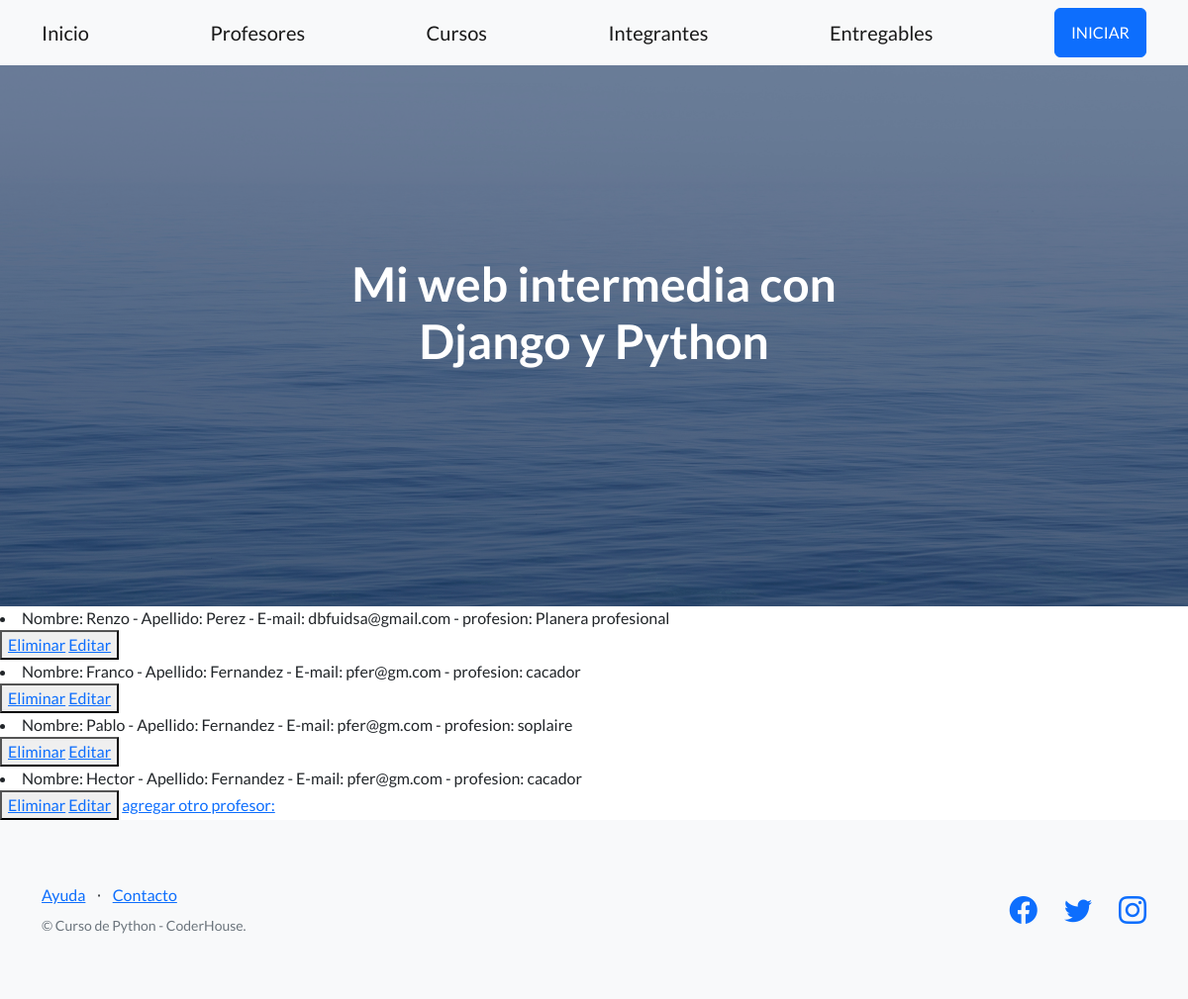
Page /Primer_app/leerProfesores on the earlier database version.
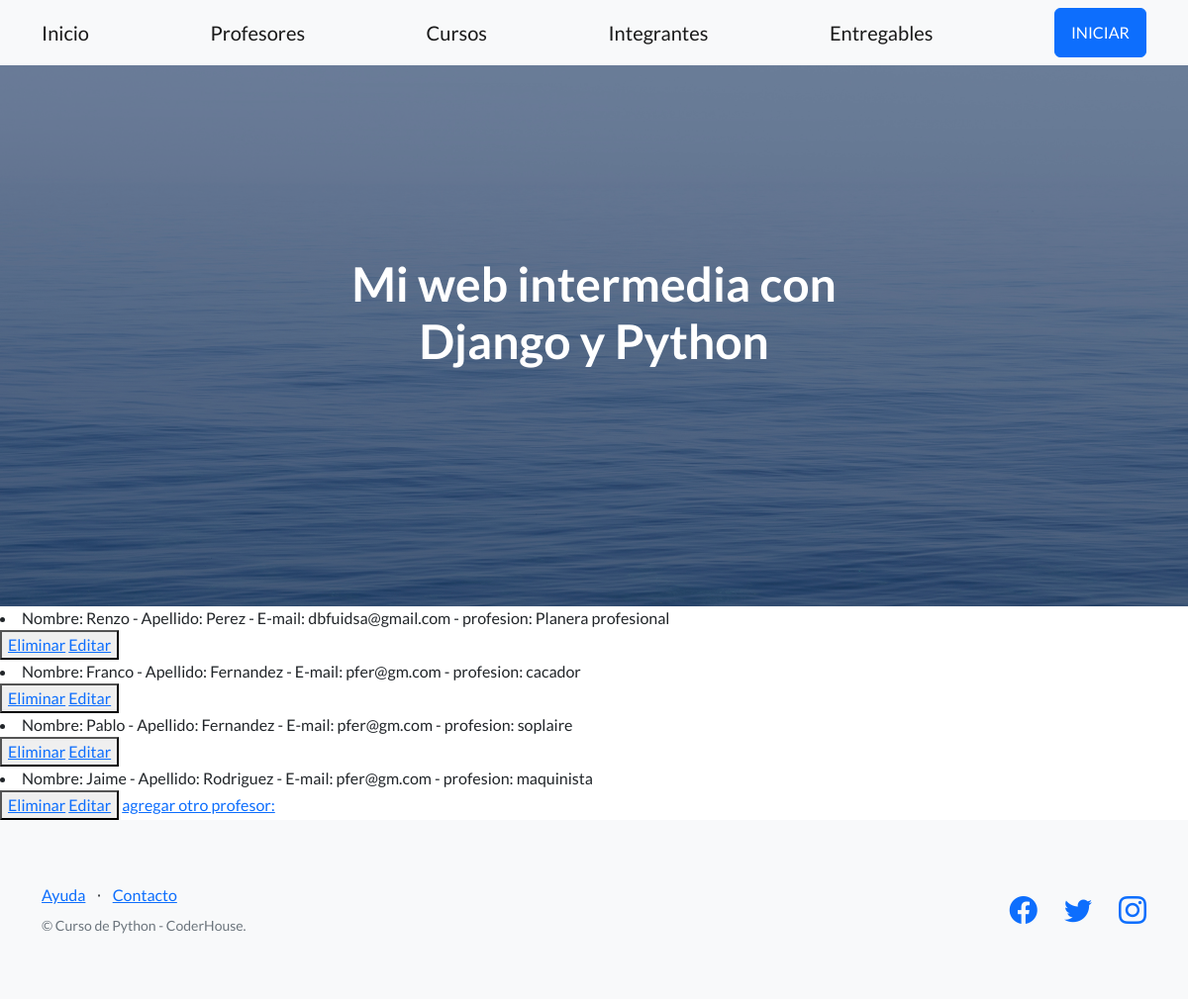
Same page on the later database version.
### Primer_app/models.py (models this page shows)
class Profe (models.Model):
    nombre = models.CharField(max_length=30)
    apellido = models.CharField(max_length=30)
    email = models.EmailField()
    profesion = models.CharField(max_length=30)
    def __str__(self):
        return f'Nombre: {self.nombre} - Apellido: {self.apellido} - E-mail: {self.email} - profesion: {self.profesion}'

### Primer_app/views.py (the view)
# urls.py: path('leerProfesores',views.leerProfesores, name = "LeerProfesores"),
def leerProfesores(request):
    profesores = Profe.objects.all()
    contexto = {"profesores":profesores}
    return render(request, "Primer_app/leerProfesores.html",contexto)

### Primer_app/Templates/Primer_app/leerProfesores.html
{% extends "Primer_app/Padre.html" %}
{% load static %}
{% block contenidoQueCambia %}
    {% for p in profesores %}
        <li>{{p}}</li>
        <button>
            <a href= "{% url 'primerApp:EliminarProfesor' p.nombre %}">  Eliminar</a>
            <a href= "{% url 'primerApp:EditarProfesor' p.nombre %}">  Editar</a>
        </button>
    {% endfor %}
    <a href="{% url 'primerApp:Profes'%}">agregar otro profesor: </a>
{% endblock %}

Differences in the rows shown:
changed Profe: nombre+apellido+email "Nombre: Hector - Apellido: Fernandez - E-mail: pfer@gm.com - profesion: cacador" → "Nombre: Jaime - Apellido: Rodriguez - E-mail: pfer@gm.com - profesion: maquinista"
